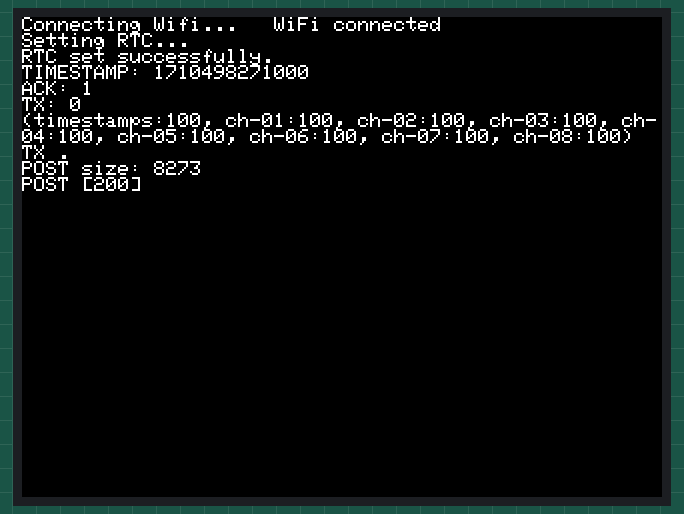
Bench run of a sketch on a simulated ESP32. Shown: 320×240 colour display. WiFi joins after 1.5 s; servers stay silent unless stated; uploads are accepted with an empty reply; the local clock reads 2024-03-15 10:24:30 at power-on unless the sketch sets it; random numbers use the default seed unless the sketch sets one.

Above: at 1.9 s.
At 8.1 s:
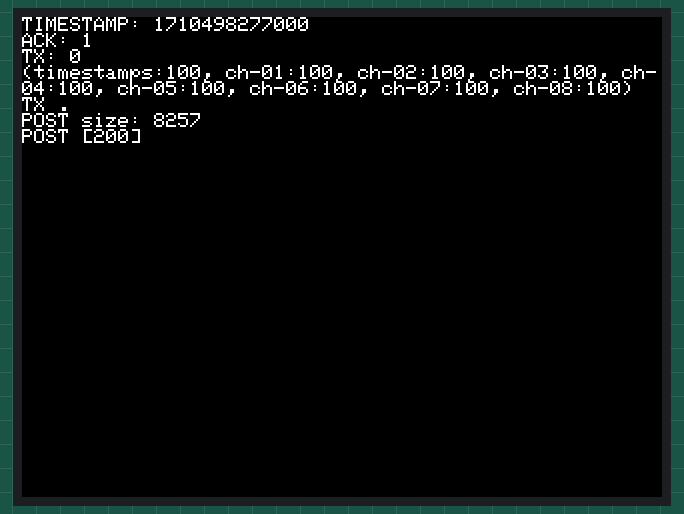
At 17.19 s:
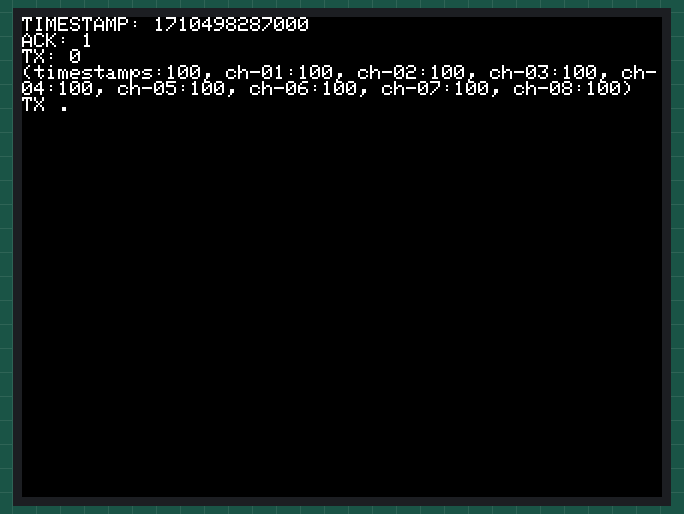
At 35.8 s:
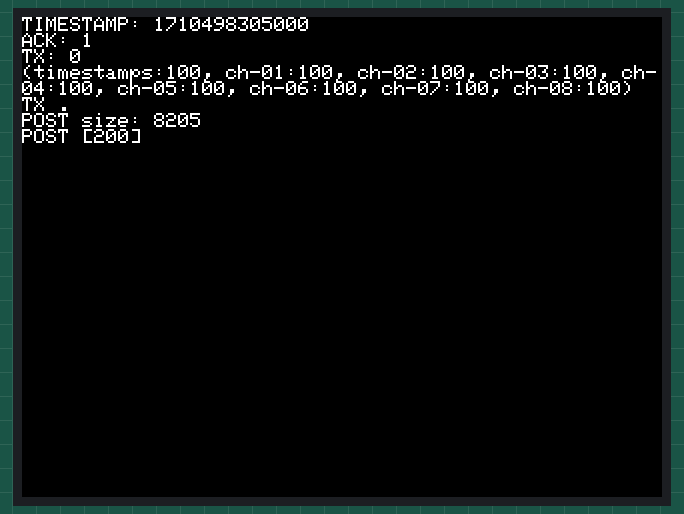

Measured:
- what the display in image 0 shows lasts 2.8 s, from 1.9 s to 4.7 s

The sketch:

foundation.ino
```cpp
#include "foundation.h"


unsigned long long getEpochTimeInMilliseconds() {
  time_t now;
  time(&now);
  return (unsigned long long)now * 1000ULL;
}


void acquisitionTask(void* parameter) {
  AcquiredData data;

  while(true) {

    data.channels.clear();
    data.timestamps.clear();

    unsigned long long currentMillis = getEpochTimeInMilliseconds();

    M5.Lcd.println("TIMESTAMP: " + String(currentMillis));
    for(int i = 1; i <= PKG_SIZE; ++i) {
      data.timestamps.push_back(currentMillis + i);
    }

    for (const auto& channelName : channelNames) {
      for(int j = 0; j < PKG_SIZE; ++j) {
        data.channels[channelName].push_back(random(-8388608, 8388607));
      }
    }

    xQueueSend(dataQueue, &data, portMAX_DELAY);

    #ifdef DEBUG_M5_LCD
      M5.Lcd.println("ACK: " + String(uxQueueMessagesWaiting(dataQueue)));
    #endif

    vTaskDelay(3000 / portTICK_PERIOD_MS);
    #ifdef DEBUG_M5_LCD
      M5.Lcd.clear();
      M5.Lcd.setCursor(0, 0);
    #endif
  }
}


void setup() {
  foundation();
}

void loop() {

}
```

foundation.cpp
```cpp
// Includes
#include "foundation.h"

// Global Variables
QueueHandle_t dataQueue = xQueueCreate(FUNDATION_AQUISITION_QUEUE_SIZE, sizeof(AcquiredData));

#ifdef ENABLE_WIFI
  WiFiMulti wifiMulti;
#endif

#ifdef ENABLE_API
  HTTPClient http;
#endif

// Function Implementations

#ifdef ENABLE_WIFI
  void setupWifi() {
    wifiMulti.addAP(FUNDATION_SSID, FUNDATION_PASSWORD);
    #ifdef DEBUG_M5_LCD
      M5.Lcd.print("Connecting Wifi...   ");
    #endif
    while (wifiMulti.run() != WL_CONNECTED) {
      delay(100);
    }
    #ifdef DEBUG_M5_LCD
      M5.Lcd.println("WiFi connected");
    #endif
  }

void setupRTC() {
  int retries = 10;
  for (int i = 0; i < retries; ++i) {
    #ifdef DEBUG_M5_LCD
      M5.Lcd.println("Setting RTC...");
    #endif

    configTime(NTP_TIMEZONE, 0, NTP_SERVER);

    struct tm timeInfo;
    if (getLocalTime(&timeInfo, 5000)) {  // Espera hasta 5000 ms
      #ifdef DEBUG_M5_LCD
        M5.Lcd.println("RTC set successfully.");
      #endif
      return;  // Salir del bucle y de la función si el tiempo se establece correctamente
    }

    #ifdef DEBUG_M5_LCD
      M5.Lcd.println("Failed to set RTC, retrying...");
    #endif

    delay(2000);  // Esperar 2 segundos antes de reintentar
  }

  #ifdef DEBUG_M5_LCD
    M5.Lcd.println("Failed to set RTC after multiple attempts.");
  #endif
}

#endif


void transmissionTask(void* parameter) {
  AcquiredData data;

  while(true) {
    if(uxQueueMessagesWaiting(dataQueue) > 0) {
      if(xQueueReceive(dataQueue, &data, 0)) {

        #ifdef DEBUG_M5_LCD
          M5.Lcd.println("TX: " + String(uxQueueMessagesWaiting(dataQueue)));
        #endif

        DynamicJsonDocument doc(JSON_SIZE);
        doc["source"] = SOURCE;
        doc["measure"] = MEASURE;

        JsonObject values = doc.createNestedObject("values");
        JsonArray timestampsArray = doc.createNestedArray("timestamps");

        for (unsigned long long value : data.timestamps) {
          timestampsArray.add(value);
        }

        for (const auto& channelName : channelNames) {
          if (data.channels.find(channelName) != data.channels.end()) {
            JsonArray channelData = values.createNestedArray(channelName);
            for (int value : data.channels[channelName]) {
              channelData.add(value);
            }
          }
        }

        String postMessage;
        serializeJson(doc, postMessage);

        #ifdef DEBUG_M5_LCD
          M5.Lcd.print("(timestamps:" + String(doc["timestamps"].size()));
          for (const auto& channelName : channelNames) {
            if (data.channels.find(channelName) != data.channels.end()) {
              M5.Lcd.print(", " + String(channelName) + ":" + String(doc["values"][channelName].size()));
            }
          }
          M5.Lcd.println(")");
        #endif

        #ifdef ENABLE_API
          bool success = false;
          M5.Lcd.print("TX ");
          while (!success) {
            M5.Lcd.print(".");
            http.begin(FUNDATION_POST);
            http.addHeader("Content-Type", "application/json");
            http.addHeader("Authorization", FUNDATION_TOKEN);
            int response_timeserie = http.POST(postMessage);

            if (response_timeserie == HTTP_CODE_OK || response_timeserie == HTTP_CODE_CREATED) {
              success = true;
              #ifdef DEBUG_M5_LCD
                M5.Lcd.println("\nPOST size: " + String(postMessage.length()));
                M5.Lcd.println("POST [" + String(response_timeserie) + "]");
              #endif
            }
            else {
              #ifdef DEBUG_M5_LCD
                M5.Lcd.println("POST [" + String(response_timeserie) + "]");
              #endif
              vTaskDelay(10 / portTICK_PERIOD_MS);
            }
          }
        #endif

      }
    }
    else {
      vTaskDelay(10 / portTICK_PERIOD_MS);
    }
  }

}


void foundation(){

  #ifdef DEBUG_M5_LCD
    M5.begin();
  #endif

  #ifdef ENABLE_WIFI
    setupWifi();
    setupRTC();
  #endif

  xTaskCreatePinnedToCore(
      acquisitionTask,
      "Acquisition",
      5000,
      NULL,
      1,
      &acquisitionHandle,
      0
  );

  xTaskCreatePinnedToCore(
      transmissionTask,
      "Transmission",
      100000,
      NULL,
      1,
      &transmissionHandle,
      1
  );

 }
```

foundation.h
```cpp
#ifndef DATA_H
#define DATA_H

#include "config.h"
#include <ArduinoJson.h>
#include <map>
#include <vector>
#include <queue>
#include <cstdint>

#ifdef DEBUG_M5_LCD
  #include <M5Core2.h>
#endif

#ifdef ENABLE_WIFI
  #include <WiFiMulti.h>
  #include <time.h>
#endif

#ifdef ENABLE_API
  #include <HTTPClient.h>
#endif

// Functions
void foundation();
void setupWifi();
void acquisitionTask(void* parameter);
void transmissionTask(void* parameter);

// Data structures
struct AcquiredData {
    std::map<std::string, std::vector<int32_t>> channels;
    std::vector<unsigned long long> timestamps;
};


// Global variables
extern QueueHandle_t dataQueue;

// Inline variables
inline const char* channelNames[] = {CHANNEL_NAMES};
inline TaskHandle_t acquisitionHandle;
inline TaskHandle_t transmissionHandle;

#endif // DATA_H
```

config.h
```cpp
#define SOURCE "esp32_core2"
#define MEASURE "eeg"
#define CHANNEL_NAMES "ch-01", "ch-02", "ch-03", "ch-04", "ch-05", "ch-06", "ch-07", "ch-08"
#define PKG_SIZE 100
#define JSON_SIZE 32768

#define FUNDATION_AQUISITION_QUEUE_SIZE 10

#define FUNDATION_SSID "yeisonisapenguin"
#define FUNDATION_PASSWORD "?1n9u1n0"
#define FUNDATION_PING "http://192.168.168.22:8000/timescaledbapp/ping/"
#define FUNDATION_POST "http://192.168.168.22:8000/timescaledbapp/timeserie/"

//#define NTP_SERVER "pool.ntp.org"
#define NTP_SERVER "192.168.168.22"
#define NTP_TIMEZONE -18000

//API token
//#define FUNDATION_TOKEN "Bearer eyJhbGciOiJIUzI1NiIsInR5cCI6IkpXVCJ9.eyJ0b2tlbl90eXBlIjoiYWNjZXNzIiwiZXhwIjoxNjk3NDA2OTY4LCJpYXQiOjE2OTczMjA1NjgsImp0aSI6IjlmNzE2YmQ0YTQ0MDQwZTdiNWRiMDQ4OWZkNjgzMTI2IiwidXNlcl9pZCI6MX0.hgzZqv6-VgRSC0f-GYbP-q5-mpGSdS-VB1fjyQ9iVzU"
#define FUNDATION_TOKEN "Bearer eyJhbGciOiJIUzI1NiIsInR5cCI6IkpXVCJ9.eyJ0b2tlbl90eXBlIjoiYWNjZXNzIiwiZXhwIjoyMDEyNzU3ODA0LCJpYXQiOjE2OTczOTc4MDQsImp0aSI6ImI5YzQ3NDQwNDE0YjRmMDFiZDAwZjE3OGVkMTlmYjhjIiwidXNlcl9pZCI6MX0.Zlw_Cq2CpWAGKBZRaohqp6Lp1BD1RIjb_havdmu-F20"


#define ENABLE_API
#define ENABLE_WIFI
#define DEBUG_M5_LCD
```
